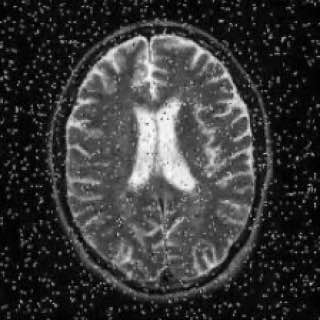
#> input picture photo1.jpg, 320 x 320 px
$ python blurringImg.py
#> lines starting #> are read from the running program, lines starting #| are printed output that depends on the picture
import cv2


# Read the input image
img = cv2.imread('photo1.jpg')
#> img is the input picture: shape (320, 320, 3); min 0, max 255, mean 56.6

#  median blurring
blurred_img = cv2.medianBlur(img, 5)
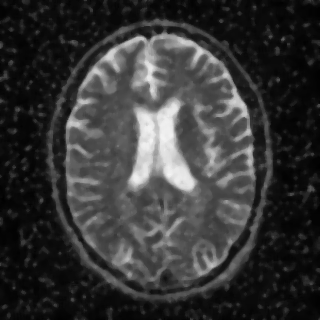
#> blurred_img: shape (320, 320, 3); min 0, max 244, mean 54.2

# Display the original and blurred images
cv2.imshow('Original Image', img)
cv2.imshow('Blurred Image', blurred_img)
cv2.waitKey(0)
cv2.destroyAllWindows()

$ run again, with photo4.jpg copied over photo1.jpg
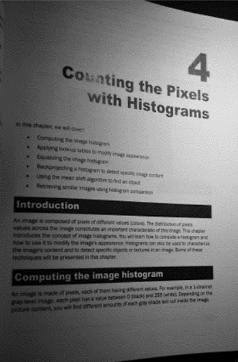
#> input picture photo4.jpg, 238 x 362 px
#> img is the input picture: shape (362, 238, 3); min 0, max 244, mean 109.1
#> `blurred_img = cv2.medianBlur(img, 5)`:
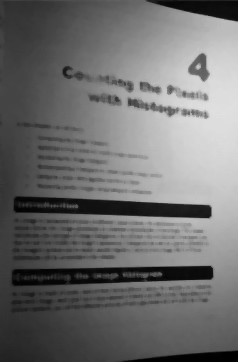
#> blurred_img: shape (362, 238, 3); min 0, max 224, mean 109.9
